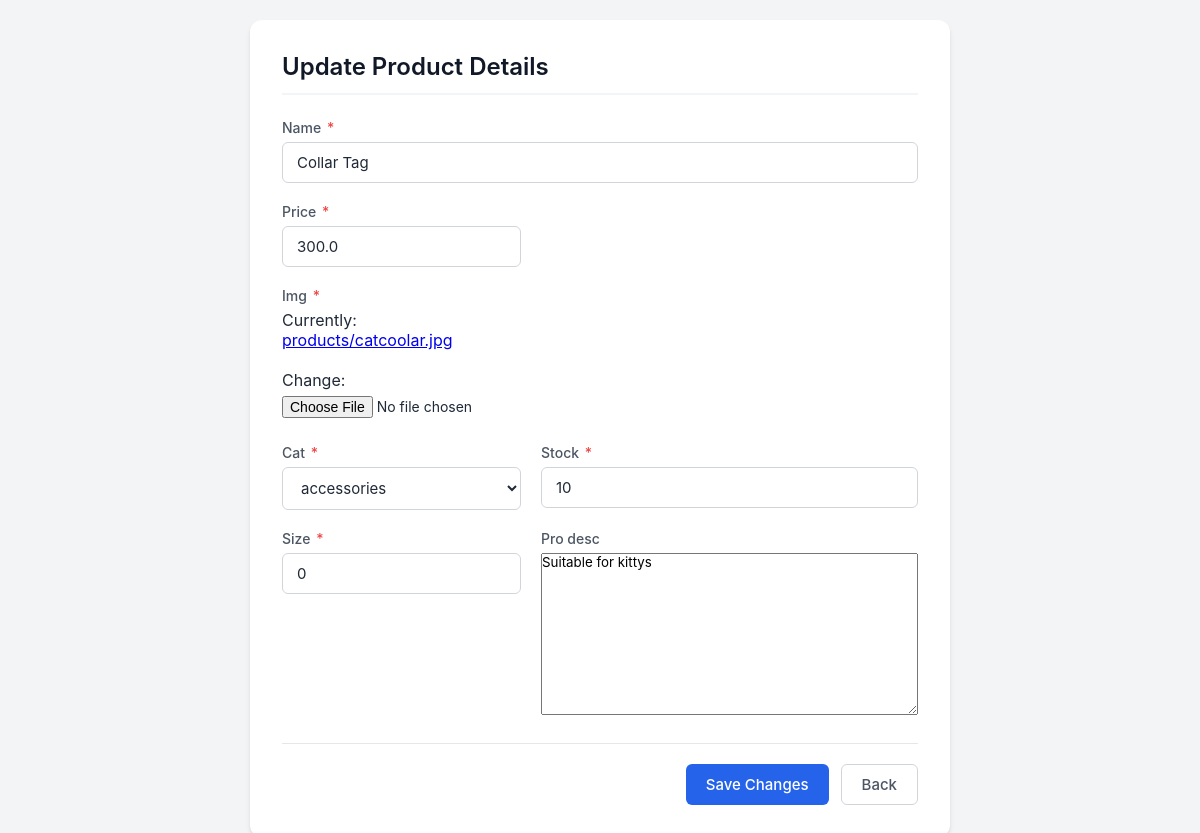
Before: /petshop/editpro/6 (signed in) with the older database file.
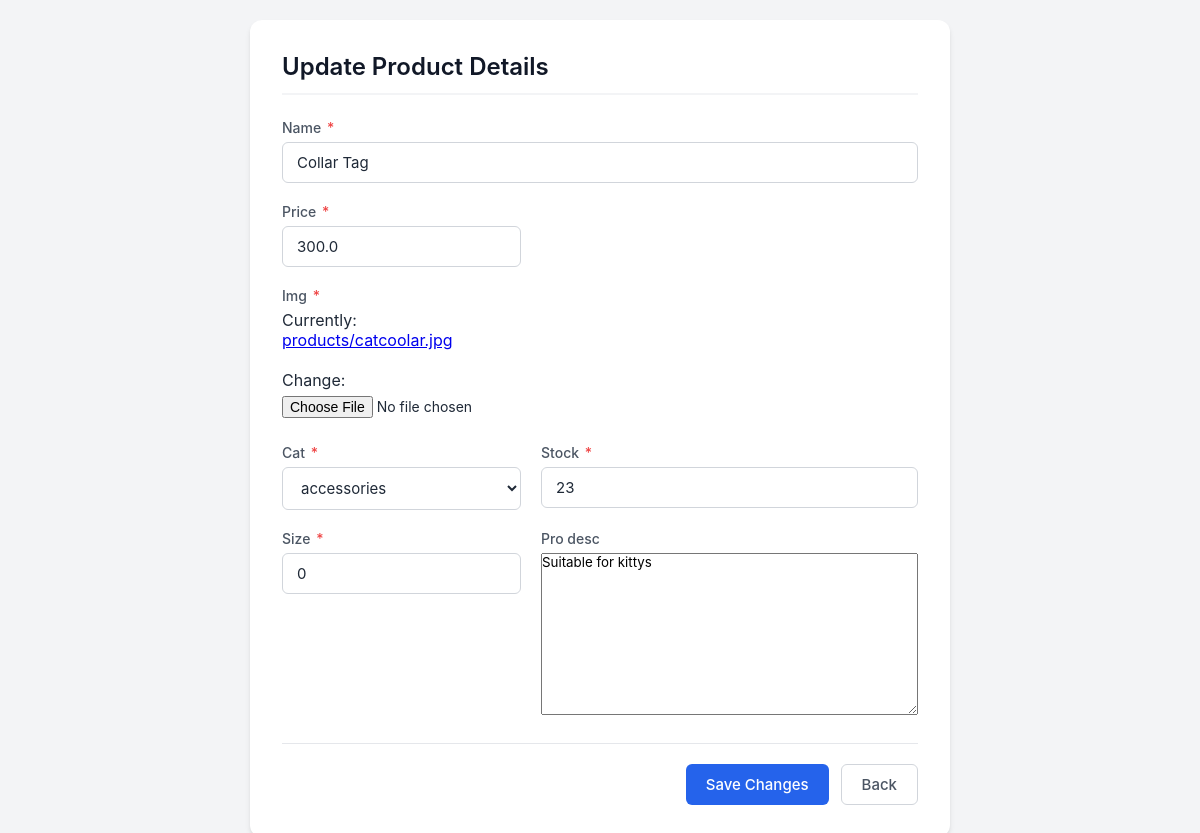
After: the same page with the newer database file.
### pet_ecommerce/models.py (models this page shows, shortened)
class Product(models.Model):
    user = models.ForeignKey(
        CustomUser,
        on_delete=models.CASCADE)
    name=models.CharField(max_length=25)
    price=models.FloatField()
    img = models.ImageField(upload_to='products')
    cat = models.ForeignKey(Category_product,on_delete=models.CASCADE,null=True)
    stock=models.IntegerField()
    size=models.IntegerField()
    pro_desc=models.TextField(blank=True)

### pet_ecommerce/views.py (the view)
# urls.py: path('editpro/<int:id>',edit_product,name='edit_product'),
@login_required(login_url='/accounts/login')
def edit_product(request,id):
  if request.user.role not in ['admin', 'staff']:
   return redirect('Error')
  proedit=get_object_or_404(Product,id=id)
  if request.method=='POST':
     form=Product_form(request.POST,request.FILES,instance=proedit)
     if form.is_valid():
       form.save()
     return redirect('view_allproduct')
  else:
     form=Product_form(instance=proedit)
     return render(request,'editproduct.html',{'form':form})

### pet_ecommerce/forms.py
class Product_form(forms.ModelForm):
    class Meta:
        model=Product
        exclude=['user']

### pet_ecommerce/models.py (called while the page is built)
    def __str__(self):
        return self.name

### Templates/editproduct.html (shortened to what this page needs)
{%load static%}
<!DOCTYPE html>
<html lang="en">
<head>
    <link rel="stylesheet" href="{% static 'css/editpro.css' %}">
</head>
<body>
    <div class="form-container">
        <div class="form-card">
            <h2>Update Product Details</h2>
            <form method="post" enctype="multipart/form-data" novalidate>
                <div class="form-grid">
                    {% for field in form %}
                        {% if field.name != 'user' %}
                            <div class="form-group {% if field.name == 'name' or field.name == 'img' %}full-width{% endif %}">
                                <label for="{{ field.id_for_label }}">
                                    {{ field.label }}
                                    {% if field.field.required %}<span class="required">*</span>{% endif %}
                                </label>
                                {{ field }}
                            </div>
                        {% endif %}
                    {% endfor %}
                </div>
                <div class="form-actions">
                    <button type="submit" class="btn btn-primary">Save Changes</button>
                    <a href="{% url 'staffdashboard' %}" class="btn btn-secondary">Back</a>
                </div>
            </form>
        </div>
    </div>
</body>
</html>

Changed rows visible on the page:
changed Product "Collar Tag": stock "10" → "23"
